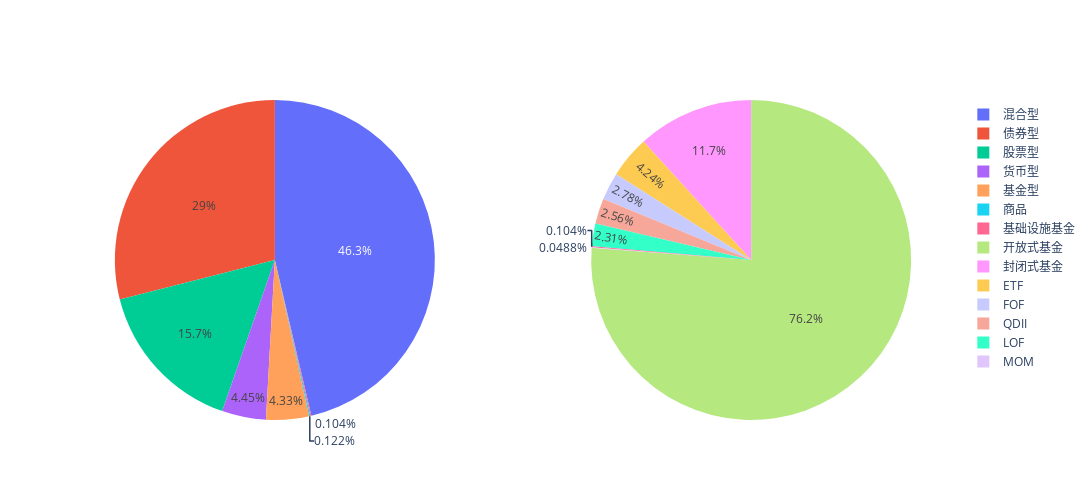

Notebook cell for this chart:
### Code cell
specs = [[{'type':'domain'}] * 2]

fig = make_subplots(rows=1, cols=2, specs=specs)
fig.add_trace(go.Pie(labels=final_main_info.underlying_asset_type.value_counts().index, values=final_main_info.underlying_asset_type.value_counts().values), 1, 1)
fig.add_trace(go.Pie(labels=final_main_info.operate_mode.value_counts().index, values=final_main_info.operate_mode.value_counts().values), 1, 2)

fig.update_layout(width=1200, height=500)

### Figure 1 — Plotly figure (JSON) as saved in the notebook; plotly's stock layout.template omitted (floating-point values rounded to 4 significant figures)
{"data": [{"domain": {"x": [0, 0.45], "y": [0, 1]}, "labels": ["混合型", "债券型", "股票型", "货币型", "基金型", "商品", "基础设施基金"], "type": "pie", "values": [7597, 4750, 2574, 729, 710, 20, 17]}, {"domain": {"x": [0.55, 1], "y": [0, 1]}, "labels": ["开放式基金", "封闭式基金", "ETF", "FOF", "QDII", "LOF", "基础设施基金", "MOM"], "type": "pie", "values": [12496, 1925, 696, 456, 420, 379, 17, 8]}], "layout": {"height": 500, "width": 1200}}
